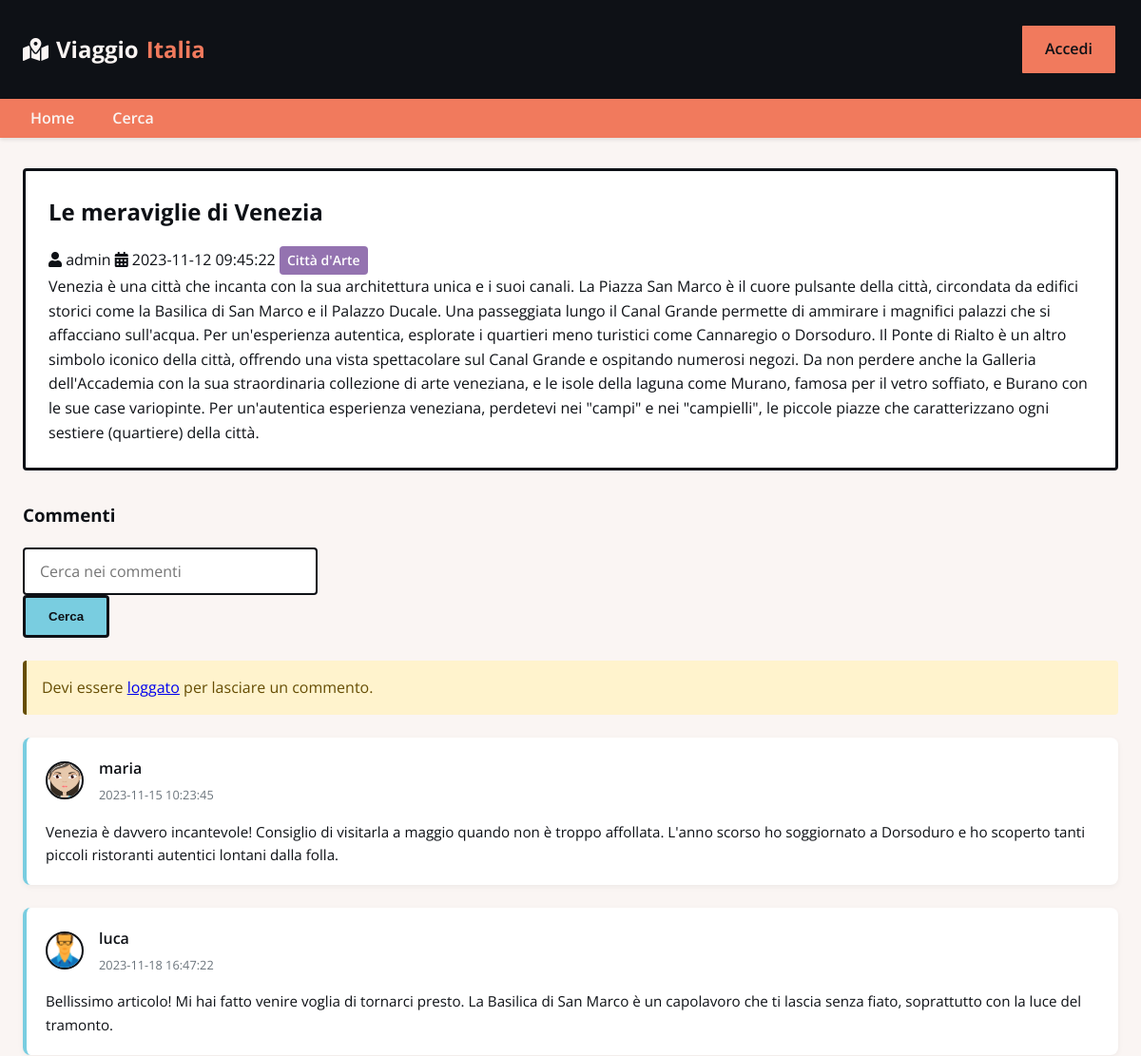
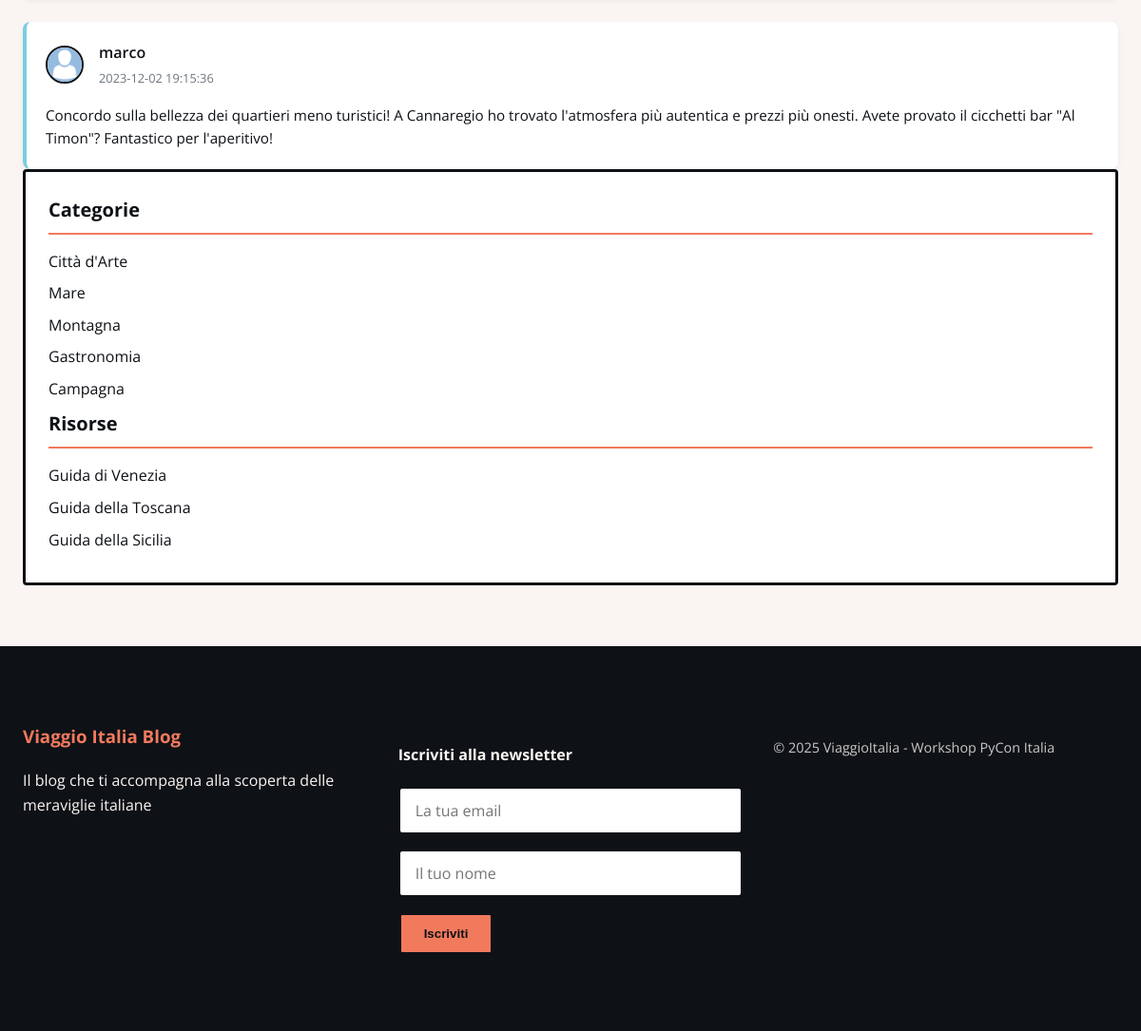
/post/1, run on the app's committed database (2 pictures, top to bottom).
### tables this page shows
CREATE TABLE blog_posts (
  id INTEGER PRIMARY KEY AUTOINCREMENT,
  title TEXT NOT NULL,
  content TEXT NOT NULL,
  author_id INTEGER NOT NULL,
  image_url TEXT,
  publish_date TIMESTAMP DEFAULT CURRENT_TIMESTAMP,
  category TEXT,
  FOREIGN KEY (author_id) REFERENCES users (id)
);

CREATE TABLE users (
  id INTEGER PRIMARY KEY AUTOINCREMENT,
  username TEXT UNIQUE NOT NULL,
  password TEXT NOT NULL,
  email TEXT UNIQUE NOT NULL,
  profile_bio TEXT,
  is_admin INTEGER DEFAULT 0,
  created_at TIMESTAMP DEFAULT CURRENT_TIMESTAMP
);

CREATE TABLE comments (
  id INTEGER PRIMARY KEY AUTOINCREMENT,
  post_id INTEGER NOT NULL,
  user_id INTEGER NOT NULL,
  content TEXT NOT NULL,
  created_at TIMESTAMP DEFAULT CURRENT_TIMESTAMP,
  FOREIGN KEY (post_id) REFERENCES blog_posts (id),
  FOREIGN KEY (user_id) REFERENCES users (id)
);

### app.py (the view)
@app.route('/post/<int:post_id>')
def view_post(post_id):
    db = get_db()
    post = db.execute('SELECT blog_posts.*, users.username FROM blog_posts JOIN users ON blog_posts.author_id = users.id WHERE blog_posts.id = ?', [post_id]).fetchone()
    if not post:
        abort(404)
    search_term = request.args.get('search', '')
    if search_term:
        try:
            query = f"SELECT comments.*, users.username FROM comments JOIN users ON comments.user_id = users.id WHERE comments.post_id = {post_id} AND comments.content LIKE '%{search_term}%'"
            comments = db.execute(query).fetchall()
        except sqlite3.Error:
            comments = db.execute('SELECT comments.*, users.username FROM comments JOIN users ON comments.user_id = users.id WHERE comments.post_id = ?', [post_id]).fetchall()
    else:
        comments = db.execute('SELECT comments.*, users.username FROM comments JOIN users ON comments.user_id = users.id WHERE comments.post_id = ?', [post_id]).fetchall()
    return render_template('post.html', post=post, comments=comments, search_term=search_term)

### app.py (called while the page is built)
def get_db():
    if 'db' not in g:
        g.db = sqlite3.connect(app.config['DATABASE'])
        g.db.row_factory = sqlite3.Row
    return g.db

### templates/post.html (shortened to what this page needs)
{% extends 'layout.html' %}
{% block content %}
<div class="grid">
    <div class="main-content">
        <div class="card">
            <div class="card-body">
                <h1 class="card-title">{{ post.title }}</h1>
                <div class="card-meta">
                    <span><i class="fas fa-user"></i>
                        {% if session.get('is_admin') or session.user_id == post.author_id %}
                            <a href="{{ url_for('profile', user_id=post.author_id) }}">{{ post.username }}</a>
                        {% else %}
                            {{ post.username }}
                        {% endif %}
                    </span>
                    <span><i class="fas fa-calendar-alt"></i> {{ post.publish_date }}</span>
                    {% if post.category %}
                        <span class="workshop-badge">{{ post.category }}</span>
                    {% endif %}
                </div>
                <div class="post-content">
                    {{ post.content | safe }}
                </div>
            </div>
        </div>
        <h3>Commenti</h3>
        <form action="{{ url_for('view_post', post_id=post.id) }}" method="GET" class="search-form">
            <div class="form-group">
                <input type="text" name="search" class="form-control" placeholder="Cerca nei commenti" value="{{ search_term }}">
                <button type="submit" class="btn btn-secondary">Cerca</button>
            </div>
        </form>
        {% if session.user_id %}
            <form action="{{ url_for('add_comment', post_id=post.id) }}" method="POST" class="comment-form">
                <div class="form-group">
                    <label for="content" class="form-label">Aggiungi un commento</label>
                    <textarea name="content" id="content" class="form-control" rows="4" required></textarea>
                </div>
                <button type="submit" class="btn btn-primary">Pubblica</button>
            </form>
        {% else %}
            <div class="alert alert-warning">
                Devi essere <a href="{{ url_for('login', next=url_for('view_post', post_id=post.id)) }}">loggato</a> per lasciare un commento.
            </div>
        {% endif %}
        {% if comments %}
            <div class="comments-container">
                {% for comment in comments %}
                    <div class="comment">
                        <div class="comment-header">
                            <img src="{{ url_for('static', filename='profile_images/' + comment.username + '.jpg') }}"
                                 alt="{{ comment.username }}" class="comment-avatar"
                                 onerror="this.onerror=null; this.src='/static/profile_images/default.jpg';">
                            <div>
                                <span class="comment-username">
                                    {% if session.get('is_admin') or session.user_id == comment.user_id %}
                                        <a href="{{ url_for('profile', user_id=comment.user_id) }}">{{ comment.username }}</a>
                                    {% else %}
                                        {{ comment.username }}
                                    {% endif %}
                                </span>
                                <div class="comment-meta">{{ comment.created_at }}</div>
                            </div>
                        </div>
                        <div class="comment-content">
                            {{ comment.content | safe }}
                        </div>
                    </div>
                {% endfor %}
            </div>
        {% else %}
            <div class="alert alert-info">
                <i class="fas fa-comment-alt"></i> Nessun commento. Sii il primo a condividere la tua opinione!
            </div>
        {% endif %}
    </div>
    <div class="sidebar">
        <h3 class="sidebar-title">Categorie</h3>
        <ul class="sidebar-list">
            <li><a href="{{ url_for('search', q='Città d\'Arte') }}">Città d'Arte</a></li>
            <li><a href="{{ url_for('search', q='Mare') }}">Mare</a></li>
            <li><a href="{{ url_for('search', q='Montagna') }}">Montagna</a></li>
            <li><a href="{{ url_for('search', q='Gastronomia') }}">Gastronomia</a></li>
            <li><a href="{{ url_for('search', q='Campagna') }}">Campagna</a></li>
        </ul>
        <h3 class="sidebar-title">Risorse</h3>
        <ul class="sidebar-list">
            <li><a href="{{ url_for('download', file='uploads/guide/venezia.pdf') }}">Guida di Venezia</a></li>
            <li><a href="{{ url_for('download', file='uploads/guide/toscana.pdf') }}">Guida della Toscana</a></li>
            <li><a href="{{ url_for('download', file='uploads/guide/sicilia.pdf') }}">Guida della Sicilia</a></li>
        </ul>
    </div>
</div>
{% endblock %}

### templates/layout.html (shortened to what this page needs)
<!DOCTYPE html>
<html lang="it">
<head>
    <link rel="stylesheet" href="{{ url_for('static', filename='stile_PyCon.css') }}">
    <link rel="stylesheet" href="https://cdnjs.cloudflare.com/ajax/libs/font-awesome/5.15.1/css/all.min.css">
</head>
<body>
    <header class="header">
        <div class="logo">
            <i class="fas fa-map-marked-alt"></i> Viaggio<span>Italia</span>
        </div>
        <div>
            {% if session.username %}
                <span>Benvenuto, {{ session.username }}</span>
                <a href="{{ url_for('logout') }}" class="btn btn-secondary btn-sm">Esci</a>
            {% else %}
                <a href="{{ url_for('login') }}" class="btn btn-primary btn-sm">Accedi</a>
            {% endif %}
        </div>
    </header>
    <nav class="navbar">
        <ul class="navbar-nav">
            <li><a href="{{ url_for('home') }}" class="nav-link">Home</a></li>
            <li><a href="{{ url_for('search') }}" class="nav-link">Cerca</a></li>
        </ul>
    </nav>
    <div class="container">
        {% block content %}{% endblock %}
    </div>
    <footer class="footer">
        <div class="container">
            <div class="footer-grid">
                <div class="footer-info">
                    <h3>Viaggio Italia Blog</h3>
                    <p>Il blog che ti accompagna alla scoperta delle meraviglie italiane</p>
                </div>
                <div class="footer-form">
                    <h4>Iscriviti alla newsletter</h4>
                    <form action="{{ url_for('subscribe') }}" method="POST" class="newsletter-form">
                        <div class="form-group">
                            <input type="email" name="email" class="form-control" placeholder="La tua email" required>
                        </div>
                        <div class="form-group">
                            <input type="text" name="name" class="form-control" placeholder="Il tuo nome">
                        </div>
                        <button type="submit" class="btn btn-primary">Iscriviti</button>
                    </form>
                </div>
                <div class="footer-copyright">
                    <p>&copy; 2025 ViaggioItalia - Workshop PyCon Italia</p>
                </div>
            </div>
        </div>
    </footer>
</body>
</html>

### static/stile_PyCon.css (style rules this page uses)
:root { --pycon-dark: #0E1116; --pycon-light: #FAF5F3; --pycon-blue: #79CDE0; --pycon-orange: #F17A5D; --pycon-purple: #9473B0; --pycon-neutral: #538AD4; }
*, *::before, *::after { box-sizing: border-box; }
body { font-family: 'Open Sans', sans-serif; line-height: 1.6; color: var(--pycon-dark); background-color: var(--pycon-light); margin: 0; padding: 0; }
.header { background-color: var(--pycon-dark); color: var(--pycon-light); padding: 1.5rem; display: flex; justify-content: space-between; align-items: center; }
.logo { font-size: 1.5rem; font-weight: 700; display: flex; align-items: center; gap: 0.5rem; }
.logo span { color: var(--pycon-orange); }
.navbar { background-color: var(--pycon-orange); padding: 0.5rem 1.5rem; box-shadow: 0 2px 4px rgba(0,0,0,0.1); }
.navbar-nav { display: flex; list-style: none; margin: 0; padding: 0; gap: 1.5rem; }
.nav-link { color: var(--pycon-light); text-decoration: none; font-weight: 600; padding: 0.5rem; border-radius: 4px; transition: all 0.3s; }
.container { max-width: 1200px; margin: 2rem auto; padding: 0 1.5rem; }
.card { background: #fff; border: 3px solid var(--pycon-dark); border-radius: 4px; margin-bottom: 2rem; overflow: hidden; }
.card-body { padding: 1.5rem; }
.card-title { margin-top: 0; font-size: 1.5rem; color: var(--pycon-dark); }
.form-group { margin-bottom: 1.5rem; }
.form-control { width: 100%; padding: 0.75rem 1rem; border: 2px solid var(--pycon-dark); border-radius: 4px; font-family: inherit; font-size: 1rem; transition: border-color 0.3s; box-sizing: border-box; max-width: 100%; }
.btn { display: inline-block; padding: 0.75rem 1.5rem; font-weight: 600; text-align: center; text-decoration: none; border-radius: 4px; border: 3px solid var(--pycon-dark); transition: all 0.3s ease; cursor: pointer; }
.btn-primary { background-color: var(--pycon-orange); color: var(--pycon-dark); border-color: var(--pycon-dark); }
.btn-secondary { background-color: var(--pycon-blue); color: var(--pycon-dark); border-color: var(--pycon-dark); }
.alert { padding: 1rem; margin-bottom: 1rem; border-radius: 4px; border-left: 4px solid; }
.alert-warning { background-color: #fff3cd; color: #664d03; border-color: #664d03; }
.footer { background-color: var(--pycon-dark); color: var(--pycon-light); padding: 3rem 0; margin-top: 4rem; }
.footer-grid { display: grid; grid-template-columns: repeat(auto-fit, minmax(250px, 1fr)); gap: 2rem; }
.footer-info h3 { margin-top: 0; color: var(--pycon-orange); }
.newsletter-form { max-width: 100%; }
.newsletter-form .form-group { margin-bottom: 1rem; }
.footer-copyright { font-size: 0.9rem; opacity: 0.8; }
.sidebar { background-color: #fff; border: 3px solid var(--pycon-dark); border-radius: 4px; padding: 1.5rem; }
.sidebar-title { margin-top: 0; color: var(--pycon-dark); font-size: 1.25rem; border-bottom: 2px solid var(--pycon-orange); padding-bottom: 0.5rem; margin-bottom: 1rem; }
.sidebar-list { list-style: none; padding: 0; margin: 0; }
.sidebar-list li { margin-bottom: 0.5rem; }
.sidebar-list a { color: var(--pycon-dark); text-decoration: none; transition: color 0.3s; }
.workshop-badge { display: inline-block; background-color: var(--pycon-purple); color: white; padding: 0.25rem 0.5rem; border-radius: 4px; font-weight: 600; font-size: 0.875rem; margin-right: 0.5rem; }
.comments-container { display: flex; flex-direction: column; gap: 1.5rem; margin-top: 1.5rem; }
.comment { background-color: #fff; border-radius: 8px; box-shadow: 0 2px 6px rgba(0,0,0,0.05); padding: 1.25rem; border-left: 4px solid var(--pycon-blue); position: relative; }
.comment-header { display: flex; align-items: center; gap: 1rem; margin-bottom: 1rem; }
.comment-avatar { width: 40px; height: 40px; border-radius: 50%; object-fit: cover; border: 2px solid var(--pycon-dark); }
.comment-username { display: block; font-weight: 600; color: var(--pycon-dark); margin-bottom: 0.25rem; }
.comment-meta { font-size: 0.8rem; color: #6c757d; }
.comment-content { font-size: 0.95rem; line-height: 1.6; }
.search-form { display: flex; gap: 1rem; }

### data on the page
blog_posts: title "Le meraviglie di Venezia", publish_date "2023-11-12 09:45:22", category "Città d'Arte", content "Venezia è una città che incanta con la sua architettura unica e i suoi canali. La Piazza San Marco è il cuore pulsante della città, circondata da edifici storici come la Basilica di San Marco e il Palazzo Ducale. Una passeggiata lungo il Canal Grande permette di ammirare i magnifici palazzi che si affacciano sull'acqua. Per un'esperienza autentica, esplorate i quartieri meno turistici come Cannaregio o Dorsoduro. Il Ponte di Rialto è un altro simbolo iconico della città, offrendo una vista spettacolare sul Canal Grande e ospitando numerosi negozi. Da non perdere anche la Galleria dell'Accademia con la sua straordinaria collezione di arte veneziana, e le isole della laguna come Murano,…"
users: username "admin"
comments: username (picture), username "maria", created_at "2023-11-15 10:23:45", content "Venezia è davvero incantevole! Consiglio di visitarla a maggio quando non è troppo affollata. L'anno scorso ho soggiornato a Dorsoduro e ho scoperto tanti piccoli ristoranti autentici lontani dalla folla."
comments: username (picture), username "luca", created_at "2023-11-18 16:47:22", content "Bellissimo articolo! Mi hai fatto venire voglia di tornarci presto. La Basilica di San Marco è un capolavoro che ti lascia senza fiato, soprattutto con la luce del tramonto."
comments: shows a picture, username "marco", created_at "2023-12-02 19:15:36", content "Concordo sulla bellezza dei quartieri meno turistici! A Cannaregio ho trovato l'atmosfera più autentica e prezzi più onesti. Avete provato il cicchetti bar \"Al Timon\"? Fantastico per l'aperitivo!"
